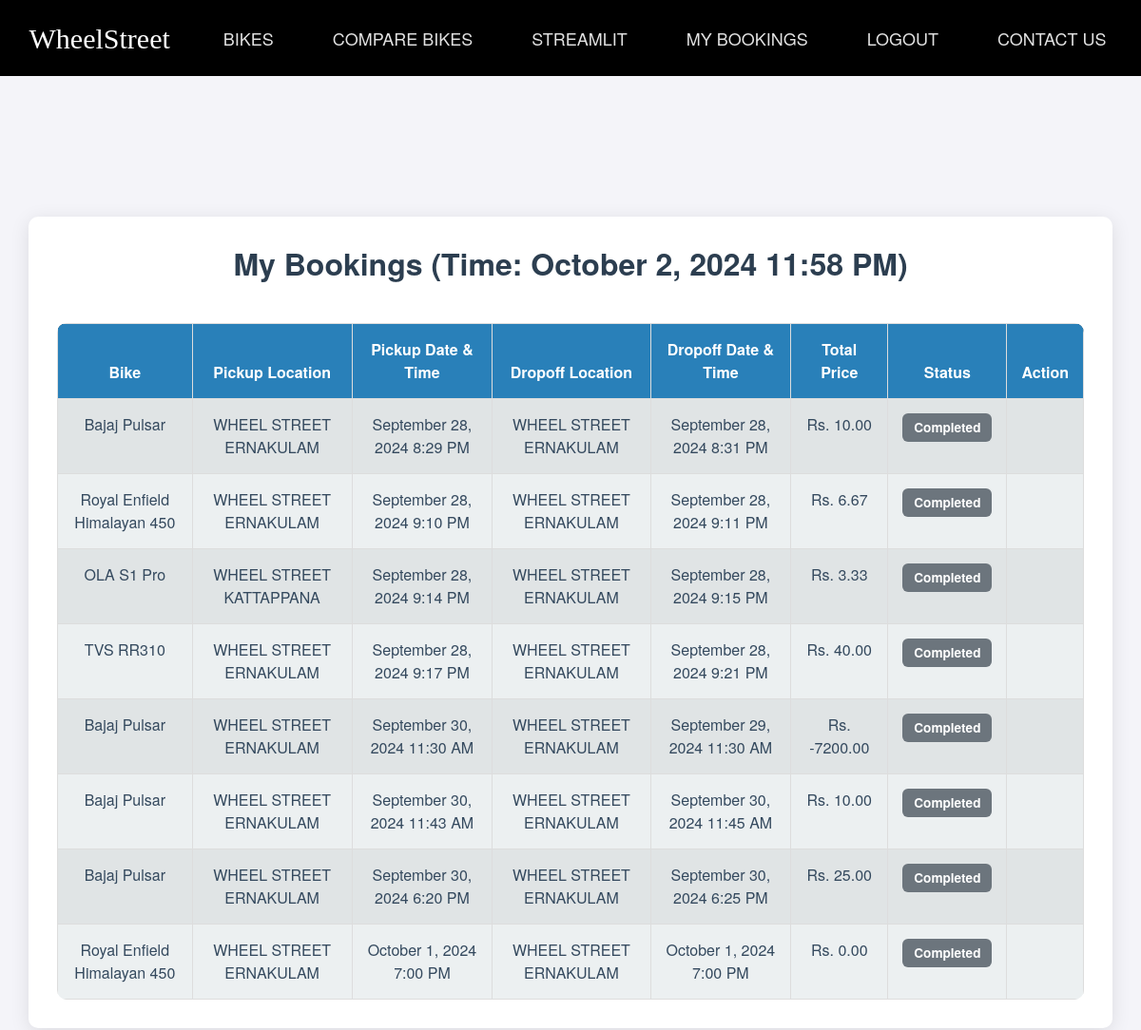
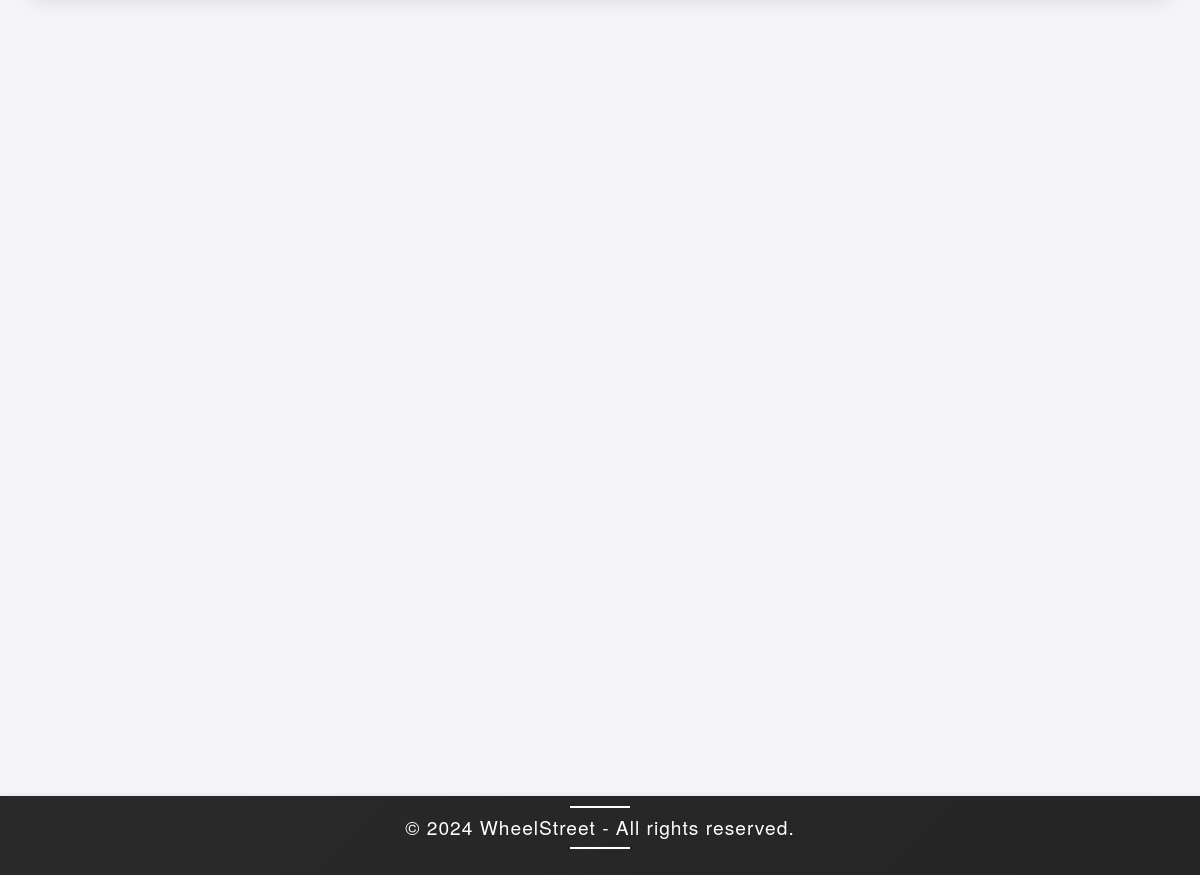
Page /my-bookings/ (signed in) on the committed database (2 pictures, top to bottom).
### main/models.py (models this page shows, shortened)
class Rental(models.Model):
    user = models.ForeignKey(User, on_delete=models.CASCADE)
    bike = models.ForeignKey(Bike, on_delete=models.CASCADE)
    pickup_location = models.ForeignKey(Location, related_name='pickups', on_delete=models.CASCADE, null=True)
    dropoff_location = models.ForeignKey(Location, related_name='dropoffs', on_delete=models.CASCADE, null=True)
    pickup_date = models.DateTimeField()
    dropoff_date = models.DateTimeField()
    total_price = models.DecimalField(max_digits=10, decimal_places=2, default=0)

class Bike(models.Model):
    BIKE_TYPES = [
        ('Road', 'Road Bike'),
        ('Mountain', 'Mountain Bike'),
        ('Hybrid', 'Hybrid Bike'),
        ('Electric', 'Electric Bike')
    ]
    bike_type = models.CharField(max_length=20, choices=BIKE_TYPES)
    brand = models.CharField(max_length=50)
    model = models.CharField(max_length=50)
    price_per_hour = models.DecimalField(max_digits=6, decimal_places=2)  # Pricing for hourly rentals
    available = models.BooleanField(default=True)
    description = models.TextField(blank=True, null=True)
    mileage = models.DecimalField(max_digits=6, decimal_places=2)  # Bike mileage in kilometers or miles
    image = models.ImageField(upload_to='bike_images/', blank=True, null=True)  # Image upload path
    BIKE_TYPES_DICT = dict(BIKE_TYPES)

class Location(models.Model):
    name = models.CharField(max_length=255)  # Name of the location
    address = models.TextField()  # Address of the location
    city = models.CharField(max_length=100)
    state = models.CharField(max_length=100)
    zip_code = models.CharField(max_length=10)

### main/views.py (the view)
# urls.py: path('my-bookings/', views.my_bookings, name='my_bookings'),  # List user's bookings
@login_required
def my_bookings(request):
    rentals = Rental.objects.filter(user=request.user)
    return render(request, 'main/my_bookings.html', {'bookings': rentals, 'now': now()})

### main/templates/main/my_bookings.html (shortened to what this page needs)
{% extends 'main/base.html' %}
{% block content %}
<div class="container my-5">
    <div class="welcome-message">
    <h2 class="text-center mb-4">My Bookings (Time: {{ now|date:"F j, Y g:i A" }})</h2>
    {% if bookings %}
        <div class="table-responsive">
            <table class="table table-striped table-bordered">
                <thead class="table-light">
                    <tr>
                        <th>Bike</th>
                        <th>Pickup Location</th>
                        <th>Pickup Date & Time</th>
                        <th>Dropoff Location</th>
                        <th>Dropoff Date & Time</th>
                        <th>Total Price</th>
                        <th>Status</th>
                        <th>Action</th>
                    </tr>
                </thead>
                <tbody>
                    {% for booking in bookings %}
                    <tr>
                        <td>{{ booking.bike.brand }} {{ booking.bike.model }}</td>
                        <td>{{ booking.pickup_location.name }}</td>
                        <td>{{ booking.pickup_date|date:"F j, Y g:i A" }}</td>
                        <td>{{ booking.dropoff_location.name }}</td>
                        <td>{{ booking.dropoff_date|date:"F j, Y g:i A" }}</td>
                        <td>Rs. {{ booking.total_price }}</td>
                        <td>
                            {% if booking.dropoff_date < now %}
                                <span class="badge bg-secondary">Completed</span>
                            {% else %}
                                <span class="badge bg-success">Active</span>
                            {% endif %}
                        </td>
                        <td>
                        </td>
                    </tr>
                    {% endfor %}
                </tbody>
            </table>
        </div>
    {% else %}
        <p class="text-center">You have no bookings yet.</p>
    {% endif %}
</div>
{% endblock %}

### main/templates/main/base.html (style rules this page uses)
html, body { height: 100%; margin: 0; font-family: 'Poppins', sans-serif; color: #333; }
body { display: flex; flex-direction: column; }
h1, h2, h3, h4, h5, h6 { font-weight: 600; }
.container { background-color: #ffffff; padding: 20px; border-radius: 10px; box-shadow: 0 4px 10px rgba(0, 0, 0, 0.1); margin-bottom: 50px; }
h2 { color: #2c3e50; font-weight: bold; font-size: 2.5rem; }
.table { background-color: #ffffff; border-collapse: collapse; margin: 0 auto; font-size: 1rem; }
.table th, .table td { padding: 15px; text-align: center; border: 1px solid #ddd; }
.table th { background-color: #2980b9; color: white; }
.table td { background-color: #ecf0f1; color: #34495e; }
.container { margin-top: 50px; }
h2 { color: #2c3e50; font-size: 2.5rem; font-weight: bold; }

### main/templates/main/my_bookings.html (style rules this page uses)
body { background-color: #f4f4f9; font-family: 'Helvetica Neue', sans-serif; }
.container { background-color: #ffffff; padding: 30px; border-radius: 10px; box-shadow: 0 4px 20px rgba(0, 0, 0, 0.1); }
h2 { font-size: 2rem; color: #2c3e50; font-weight: 600; margin-bottom: 40px; }
.table { background-color: #ffffff; margin-top: 20px; border-radius: 10px; overflow: hidden; }
.table thead { background-color: #2c3e50; color: #ffffff; }
.table th, .table td { padding: 15px; text-align: center; font-size: 1rem; }
.table td { color: #34495e; }
.badge { padding: 8px 12px; font-size: 0.85rem; }
.table-responsive { animation: fadeInUp 0.8s ease-in-out; }

### rows in the picture
Rental: bike.brand "Bajaj", bike.model "Pulsar", pickup_location.name "WHEEL STREET ERNAKULAM", pickup_date "September 28, 2024 8:29 PM", dropoff_location.name "WHEEL STREET ERNAKULAM", dropoff_date "September 28, 2024 8:31 PM", total_price "10.00", shows "Completed"
Rental: bike.brand "Royal Enfield", bike.model "Himalayan 450", pickup_location.name "WHEEL STREET ERNAKULAM", pickup_date "September 28, 2024 9:10 PM", dropoff_location.name "WHEEL STREET ERNAKULAM", dropoff_date "September 28, 2024 9:11 PM", total_price "6.67", shows "Completed"
Rental: bike.brand "OLA", bike.model "S1 Pro", pickup_location.name "WHEEL STREET KATTAPPANA", pickup_date "September 28, 2024 9:14 PM", dropoff_location.name "WHEEL STREET ERNAKULAM", dropoff_date "September 28, 2024 9:15 PM", total_price "3.33", shows "Completed"
Rental: bike.brand "TVS", bike.model "RR310", pickup_location.name "WHEEL STREET ERNAKULAM", pickup_date "September 28, 2024 9:17 PM", dropoff_location.name "WHEEL STREET ERNAKULAM", dropoff_date "September 28, 2024 9:21 PM", total_price "40.00", shows "Completed"
Rental: bike.brand "Bajaj", bike.model "Pulsar", pickup_location.name "WHEEL STREET ERNAKULAM", pickup_date "September 30, 2024 11:30 AM", dropoff_location.name "WHEEL STREET ERNAKULAM", dropoff_date "September 29, 2024 11:30 AM", total_price "-7200.00", shows "Completed"
Rental: bike.brand "Bajaj", bike.model "Pulsar", pickup_location.name "WHEEL STREET ERNAKULAM", pickup_date "September 30, 2024 11:43 AM", dropoff_location.name "WHEEL STREET ERNAKULAM", dropoff_date "September 30, 2024 11:45 AM", total_price "10.00", shows "Completed"
Rental: bike.brand "Bajaj", bike.model "Pulsar", pickup_location.name "WHEEL STREET ERNAKULAM", pickup_date "September 30, 2024 6:20 PM", dropoff_location.name "WHEEL STREET ERNAKULAM", dropoff_date "September 30, 2024 6:25 PM", total_price "25.00", shows "Completed"
Rental: bike.brand "Royal Enfield", bike.model "Himalayan 450", pickup_location.name "WHEEL STREET ERNAKULAM", pickup_date "October 1, 2024 7:00 PM", dropoff_location.name "WHEEL STREET ERNAKULAM", dropoff_date "October 1, 2024 7:00 PM", total_price "0.00", shows "Completed"
